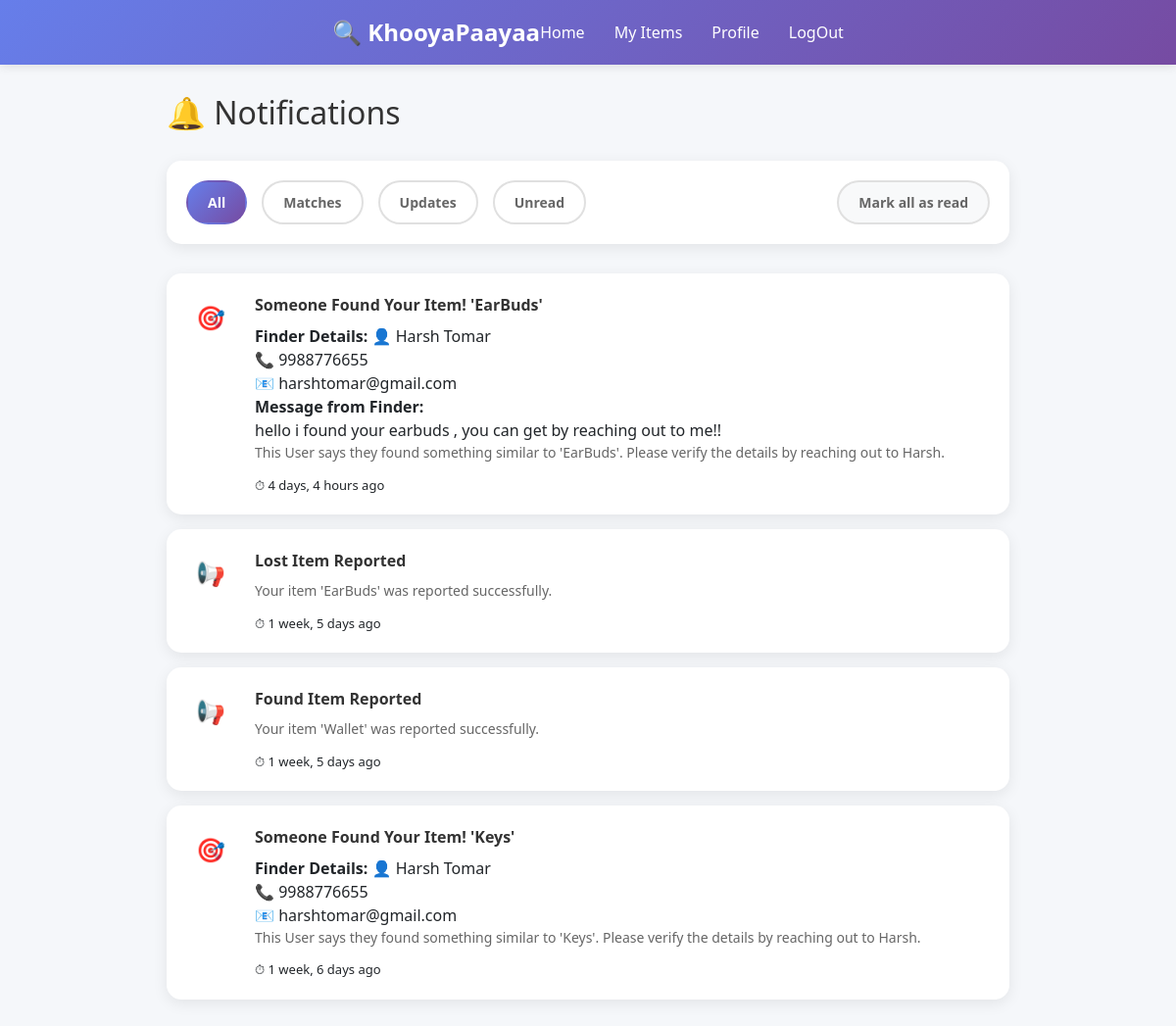
Page /notifications/notifications/ (signed in) on the committed database.
### notifications/models.py (models this page shows, shortened)
class Notification(models.Model):
    NOTIF_TYPES = [
        ('match', 'Match'),
        ('message', 'Message'),
        ('update', 'Update'),
        ('alert', 'Alert'),
        ('success', 'Success'),
    ]
    user = models.ForeignKey(User, on_delete=models.CASCADE)  # OWNER
    finder = models.ForeignKey(User, on_delete=models.SET_NULL, null=True, blank=True, related_name="finder_user")
    owner = models.ForeignKey(User, on_delete=models.SET_NULL, null=True, blank=True, related_name="owner_user")
    notif_type = models.CharField(max_length=20, choices=NOTIF_TYPES)
    title = models.CharField(max_length=255)
    message = models.TextField()
    message_from_finder = models.TextField(null=True, blank=True)
    message_from_owner = models.TextField(null=True, blank=True)
    related_item_id = models.IntegerField(null=True, blank=True)
    is_read = models.BooleanField(default=False)
    created_at = models.DateTimeField(auto_now_add=True)
    class Meta:
        ordering = ('-created_at',)

### profile_making/models.py (models this page shows, shortened)
class Profile_Making(models.Model):
    user=models.OneToOneField(User, on_delete=models.CASCADE)
    email_address=models.EmailField()
    phone_number=models.IntegerField()
    enrolment_id=models.CharField(max_length=20, default="")
    first_name=models.CharField(max_length=20, default="")
    last_name=models.CharField(max_length=20, default="")
    college_name=models.CharField(max_length=30, default="")
    department=models.CharField(max_length=15, default="")
    year=models.CharField(max_length=15, default="")
    campus_address=models.CharField(max_length=30, default="")
    bio=models.TextField(default="")
    is_profile_completed=models.BooleanField(default=False)
    profile_image=models.ImageField(upload_to='profile_images/',default='default/user.png')

### notifications/views.py (the view)
# urls.py: path("notifications/", views.notifications_page, name="notifications"),
@login_required
def notifications_page(request):
    filter_type = request.GET.get("type", "all")
    qs = Notification.objects.filter(user=request.user)
    if filter_type == "unread":
        qs = qs.filter(is_read=False)
    elif filter_type in ["match", "message", "update", "alert", "success"]:
        qs = qs.filter(notif_type=filter_type)
    unread_count = Notification.objects.filter(user=request.user, is_read=False).count()
    return render(request, "notifications/notifications.html", {
        "notifications": qs.order_by("-created_at"),
        "unread_count": unread_count,
        "active_filter": filter_type,
    })

### notifications/templates/notifications/notifications.html (shortened to what this page needs)
{% extends 'Landing_page/base.html' %}
{% load static %}
{% block t_css %}
<link rel="stylesheet" href="{% static 'notifications/notifications.css' %}">
{% endblock %}
{% block content %}
<nav class="navbar">
    <div class="nav-container">
        <div class="logo" onclick="location.href=`{% url 'Home' %}`">🔍 KhooyaPaayaa</div>
        <div class="nav-menu">
            <a href="{% url 'Home' %}" class="nav-link">Home</a>
            <a href="{% url 'MyItems' %}" class="nav-link">My Items</a>
            <a href="{% url 'ProfileInfo' %}" class="nav-link">Profile</a>
            <a href="{% url 'LogOut' %}" class="nav-link">LogOut</a>
        </div>
    </div>
</nav>
<div class="container">
    <div class="page-header">
        <h1 class="page-title">
            🔔 Notifications
        </h1>
    </div>
    <div class="filter-bar">
        <a href="{% url 'notifications' %}?type=all"
           class="filter-btn {% if active_filter == 'all' %}active{% endif %}">
            All
        </a>
        <a href="{% url 'notifications' %}?type=match"
           class="filter-btn {% if active_filter == 'match' %}active{% endif %}">
            Matches
        </a>
        <a href="{% url 'notifications' %}?type=update"
           class="filter-btn {% if active_filter == 'update' %}active{% endif %}">
            Updates
        </a>
        <a href="{% url 'notifications' %}?type=unread"
           class="filter-btn {% if active_filter == 'unread' %}active{% endif %}">
            Unread
        </a>
        <a href="{% url 'notifications_mark_all_read' %}" class="action-btn" style="margin-left:auto;">
            Mark all as read
        </a>
    </div>
    <div class="notifications-list">
        {% if notifications %}
            {% for n in notifications %}
                <div class="notification-card {% if not n.is_read %}unread{% endif %}">
                    <div class="notification-icon">
                        {% if n.notif_type == 'match' %} 🎯
                        {% elif n.notif_type == 'message' %} 💬
                        {% elif n.notif_type == 'update' %} 📢
                        {% elif n.notif_type == 'alert' %} ⚠️
                        {% elif n.notif_type == 'success' %} ✅
                        {% endif %}
                    </div>
                    <div class="notification-content">
                        <div class="notification-title">
                            {{ n.title }}
                        </div>
                        {% if n.finder %}
                            <div class="finder-info-box">
                                <b>Finder Details:</b>
                                👤 {{ n.finder.profile_making.first_name }} {{ n.finder.profile_making.last_name }} <br>
                                📞 {{ n.finder.profile_making.phone_number }} <br>
                                📧 {{ n.finder.email }}
                            </div>
                        {% endif %}
                        {% if n.message_from_finder %}
                            <div class="finder-message-box">
                                <b>Message from Finder:</b><br>
                                {{ n.message_from_finder }}
                            </div>
                        {% endif %}
                        <div class="notification-message">{{ n.message }}</div>
                        <div class="notification-footer">
                            ⏱ {{ n.created_at|timesince }} ago
                        </div>
                    </div>
                </div>
            {% endfor %}
        {% else %}
            <div class="empty-state">
                <div class="empty-icon">🔔</div>
                <h3>No notifications</h3>
                <p>You're all caught up!</p>
            </div>
        {% endif %}
    </div>
</div>
{% endblock %}

### notifications/static/notifications/notifications.css (style rules this page uses)
* { margin: 0; padding: 0; box-sizing: border-box; }
body { font-family: 'Segoe UI', Tahoma, Geneva, Verdana, sans-serif; background: #f5f7fa; min-height: 100vh; }
.navbar { background: linear-gradient(135deg, #667eea 0%, #764ba2 100%); color: white; padding: 15px 0; box-shadow: 0 2px 10px rgba(0, 0, 0, 0.1); position: sticky; top: 0; z-index: 1000; }
.nav-container { max-width: 1200px; margin: 0 auto; padding: 0 20px; display: flex; justify-content: space-between; align-items: center; }
.logo { font-size: 24px; font-weight: bold; display: flex; align-items: center; gap: 8px; cursor: pointer; }
.nav-menu { display: flex; gap: 30px; align-items: center; }
.nav-link { color: white; text-decoration: none; font-weight: 500; transition: opacity 0.3s; }
.container { max-width: 900px; margin: 0 auto; padding: 30px 20px; }
.page-header { margin-bottom: 30px; }
.page-title { font-size: 32px; color: #333; margin-bottom: 10px; display: flex; align-items: center; gap: 12px; }
.filter-bar { background: white; padding: 20px; border-radius: 15px; box-shadow: 0 4px 15px rgba(0, 0, 0, 0.08); margin-bottom: 30px; display: flex; justify-content: space-between; align-items: center; flex-wrap: wrap; gap: 15px; }
.filter-btn { padding: 10px 20px; border: 2px solid #e0e0e0; background: white; border-radius: 25px; cursor: pointer; font-weight: 600; transition: all 0.3s; color: #666; font-size: 14px; text-decoration: none; }
.filter-btn.active { background: linear-gradient(135deg, #667eea 0%, #764ba2 100%); color: white; border-color: transparent; }
.action-btn { padding: 10px 20px; background: #f8f9fa; border: 2px solid #e0e0e0; border-radius: 25px; cursor: pointer; font-weight: 600; transition: all 0.3s; color: #666; font-size: 14px; text-decoration: none; }
.notifications-list { display: flex; flex-direction: column; gap: 15px; }
.notification-card { background: white; border-radius: 15px; padding: 20px; box-shadow: 0 4px 15px rgba(0, 0, 0, 0.08); display: flex; gap: 20px; align-items: flex-start; transition: all 0.3s ease; cursor: pointer; position: relative; }
.notification-icon { width: 50px; height: 50px; border-radius: 50%; display: flex; align-items: center; justify-content: center; font-size: 24px; flex-shrink: 0; }
.notification-content { flex: 1; }
.notification-title { font-size: 16px; font-weight: 600; color: #333; margin-bottom: 8px; display: flex; align-items: center; gap: 10px; }
.notification-message { color: #666; font-size: 14px; line-height: 1.6; margin-bottom: 12px; }
.notification-footer { display: flex; justify-content: space-between; align-items: center; font-size: 13px; }

### rows in the picture
Notification: title "Someone Found Your Item! 'EarBuds'", finder.profile_making.first_name "Harsh", finder.profile_making.last_name "Tomar", finder.profile_making.phone_number "9988776655", finder.email "harshtomar@gmail.com", message_from_finder "hello i found your earbuds , you can get by reaching out to me!!", message "This User says they found something similar to 'EarBuds'. Please verify the details by reaching out to Harsh.", created_at "4 days, 4 hours"
Notification: title "Lost Item Reported", message "Your item 'EarBuds' was reported successfully.", created_at "1 week, 5 days"
Notification: title "Found Item Reported", message "Your item 'Wallet' was reported successfully.", created_at "1 week, 5 days"
Notification: title "Someone Found Your Item! 'Keys'", finder.profile_making.first_name "Harsh", finder.profile_making.last_name "Tomar", finder.profile_making.phone_number "9988776655", finder.email "harshtomar@gmail.com", message "This User says they found something similar to 'Keys'. Please verify the details by reaching out to Harsh.", created_at "1 week, 6 days"
